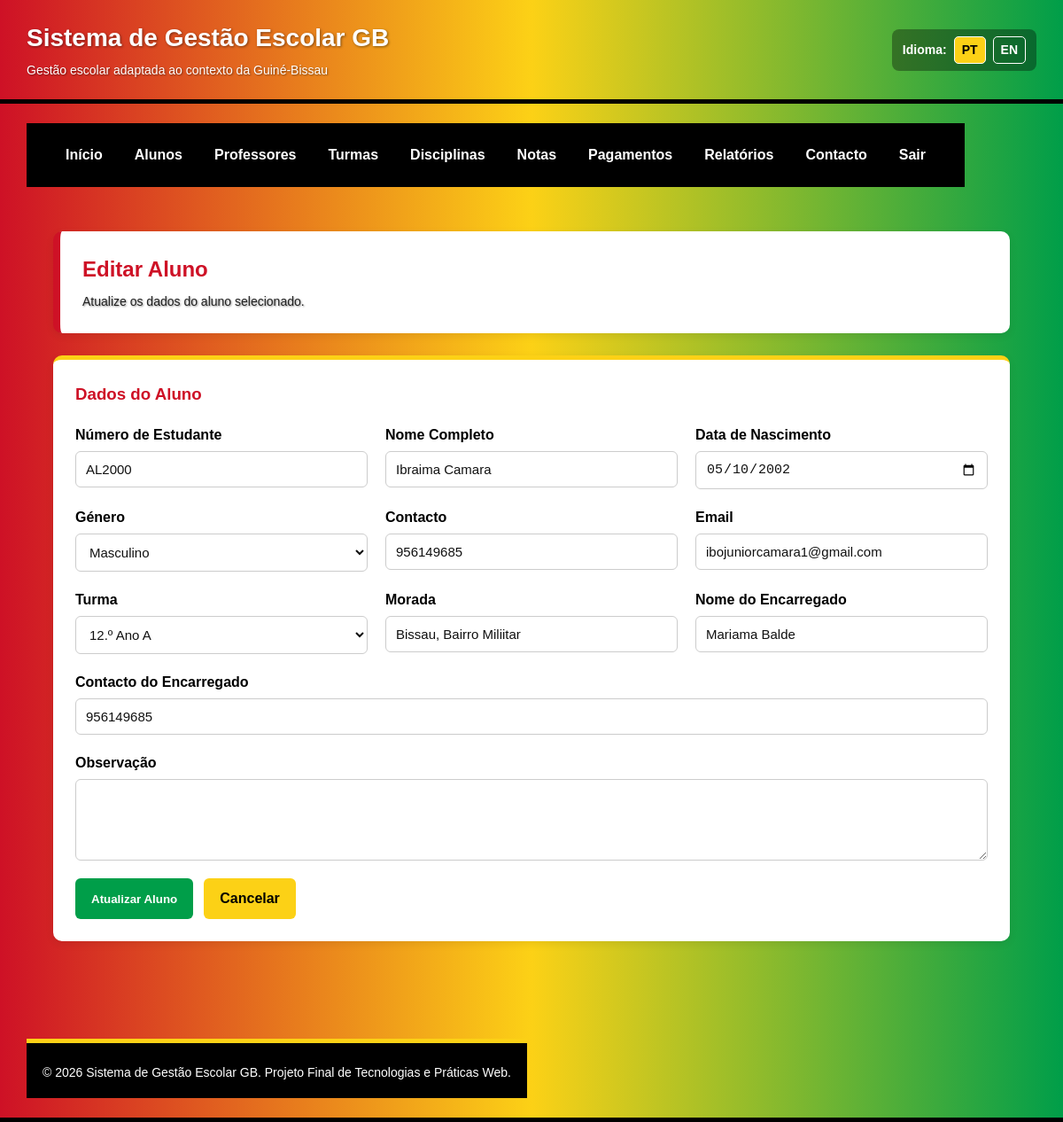
Screenshot of /editar_aluno.php?id=3 with the database file from the repository.
### tables this page shows
CREATE TABLE IF NOT EXISTS `alunos` (
  `id_aluno` int NOT NULL AUTO_INCREMENT,
  `numero_estudante` varchar(30) NOT NULL,
  `nome` varchar(120) NOT NULL,
  `data_nascimento` date NOT NULL,
  `genero` enum('masculino','feminino','outro') NOT NULL,
  `contacto` varchar(30) DEFAULT NULL,
  `email` varchar(120) DEFAULT NULL,
  `turma` varchar(50) NOT NULL,
  `morada` varchar(200) DEFAULT NULL,
  `encarregado_nome` varchar(120) DEFAULT NULL,
  `encarregado_contacto` varchar(30) DEFAULT NULL,
  `observacao` text,
  `criado_em` datetime DEFAULT CURRENT_TIMESTAMP,
  PRIMARY KEY (`id_aluno`),
  UNIQUE KEY `numero_estudante` (`numero_estudante`)
);

### editar_aluno.php (the view, shortened to what this page needs)
<?php
require_once 'config/conexao.php';
$id_aluno = intval($_GET["id"]);
$sql = "SELECT * FROM alunos WHERE id_aluno = ?";
$stmt = mysqli_prepare($conn, $sql);
mysqli_stmt_bind_param($stmt, "i", $id_aluno);
mysqli_stmt_execute($stmt);
$resultado = mysqli_stmt_get_result($stmt);
$aluno = mysqli_fetch_assoc($resultado);
?>
<?php include 'includes/header.php'; ?>
<?php include 'includes/menu.php'; ?>
<main class="conteudo">
    <section class="cabecalho-pagina">
        <h2>Editar Aluno</h2>
        <p>Atualize os dados do aluno selecionado.</p>
    </section>
    <section class="formulario-container">
        <h3>Dados do Aluno</h3>
        <form class="formulario" method="post" action="editar_aluno.php?id=<?php echo $id_aluno; ?>">
            <div class="campo">
                <label for="numero_estudante">Número de Estudante</label>
                <input type="text" id="numero_estudante" name="numero_estudante" required maxlength="30"
                       value="<?php echo htmlspecialchars($aluno['numero_estudante']); ?>">
            </div>
            <div class="campo">
                <label for="nome">Nome Completo</label>
                <input type="text" id="nome" name="nome" required maxlength="120"
                       value="<?php echo htmlspecialchars($aluno['nome']); ?>">
            </div>
            <div class="campo">
                <label for="data_nascimento">Data de Nascimento</label>
                <input type="date" id="data_nascimento" name="data_nascimento" required
                       value="<?php echo htmlspecialchars($aluno['data_nascimento']); ?>">
            </div>
            <div class="campo">
                <label for="genero">Género</label>
                <select id="genero" name="genero" required>
                    <option value="masculino" <?php if ($aluno['genero'] === 'masculino') echo 'selected'; ?>>Masculino</option>
                </select>
            </div>
            <div class="campo">
                <label for="contacto">Contacto</label>
                <input type="tel" id="contacto" name="contacto" maxlength="30"
                       value="<?php echo htmlspecialchars($aluno['contacto']); ?>">
            </div>
            <div class="campo">
                <label for="email">Email</label>
                <input type="email" id="email" name="email"
                       value="<?php echo htmlspecialchars($aluno['email']); ?>">
            </div>
            <div class="campo">
                <label for="turma">Turma</label>
                <select id="turma" name="turma" required>
                    <option value="12.º Ano A" <?php if ($aluno['turma'] === '12.º Ano A') echo 'selected'; ?>>12.º Ano A</option>
                </select>
            </div>
            <div class="campo">
                <label for="morada">Morada</label>
                <input type="text" id="morada" name="morada" maxlength="200"
                       value="<?php echo htmlspecialchars($aluno['morada']); ?>">
            </div>
            <div class="campo">
                <label for="encarregado_nome">Nome do Encarregado</label>
                <input type="text" id="encarregado_nome" name="encarregado_nome" maxlength="120"
                       value="<?php echo htmlspecialchars($aluno['encarregado_nome']); ?>">
            </div>
            <div class="campo">
                <label for="encarregado_contacto">Contacto do Encarregado</label>
                <input type="tel" id="encarregado_contacto" name="encarregado_contacto" maxlength="30"
                       value="<?php echo htmlspecialchars($aluno['encarregado_contacto']); ?>">
            </div>
            <div class="campo campo-largo">
                <label for="observacao">Observação</label>
                <textarea id="observacao" name="observacao" rows="4"><?php echo htmlspecialchars($aluno['observacao']); ?></textarea>
            </div>
            <div class="botoes-formulario">
                <button type="submit" class="botao">Atualizar Aluno</button>
                <a href="alunos.php" class="botao-secundario">Cancelar</a>
            </div>
        </form>
    </section>
</main>
<?php include 'includes/footer.php'; ?>

### css/style.css (style rules this page uses)
:root { --gb-vermelho: #CE1126; --gb-amarelo: #FCD116; --gb-verde: #009E49; --gb-preto: #000000; --gb-azul: #003366; --gb-branco: #ffffff; --gb-cinza-fundo: #f4f6f8; --gb-cinza-texto: #222222; --gb-cinza-borda: #dddddd; }
* { margin: 0; padding: 0; box-sizing: border-box; }
html, body { font-family: Arial, Helvetica, sans-serif; background-color: var(--gb-cinza-fundo); color: var(--gb-cinza-texto); line-height: 1.5; }
.topo p { font-size: 14px; margin-top: 5px; color: var(--gb-branco); text-shadow: 1px 1px 2px rgba(0,0,0,0.45); }
.conteudo { padding: 30px; }
.cabecalho-pagina { background-color: var(--gb-branco); padding: 25px; border-radius: 10px; margin-bottom: 25px; box-shadow: 0 3px 10px rgba(0,0,0,0.08); border-left: 8px solid var(--gb-vermelho); }
.cabecalho-pagina h2 { color: var(--gb-vermelho); margin-bottom: 8px; }
.cabecalho-pagina p { color: var(--gb-cinza-texto); }
.formulario-container, .tabela-container, .info-contacto { background-color: var(--gb-branco); padding: 25px; border-radius: 10px; margin-bottom: 30px; box-shadow: 0 3px 10px rgba(0,0,0,0.08); }
.formulario-container { border-top: 5px solid var(--gb-amarelo); }
.formulario-container h3, .tabela-container h3, .info-contacto h3 { color: var(--gb-vermelho); margin-bottom: 20px; }
.formulario { display: flex; flex-wrap: wrap; gap: 20px; }
.campo { flex: 1 1 250px; display: flex; flex-direction: column; }
.campo-largo { flex: 1 1 100%; }
.campo label { font-weight: bold; margin-bottom: 6px; color: var(--gb-preto); }
.campo input, .campo select, .campo textarea { padding: 11px; border: 1px solid #cccccc; border-radius: 6px; font-size: 15px; background-color: var(--gb-branco); color: #111111; }
.botoes-formulario { flex: 1 1 100%; display: flex; gap: 12px; flex-wrap: wrap; }
.botao, .botao-secundario, .acao { display: inline-block; padding: 11px 18px; border-radius: 6px; border: none; cursor: pointer; font-weight: bold; text-decoration: none; transition: 0.3s; }
.botao { background-color: var(--gb-verde); color: var(--gb-branco); }
.botao-secundario { background-color: var(--gb-amarelo); color: var(--gb-preto); }

### rows the page displays
alunos: numero_estudante "AL2000", nome "Ibraima Camara", data_nascimento "05/10/2002", genero "Masculino", contacto "956149685", email "ibojuniorcamara1@gmail.com", turma "12.º Ano A", morada "Bissau, Bairro Miliitar", encarregado_nome "Mariama Balde", encarregado_contacto "956149685"

### other values shown
t("nome_sistema") "Sistema de Gestão Escolar GB"
t("subtitulo_sistema") "Gestão escolar adaptada ao contexto da Guiné-Bissau"
t("idioma") "Idioma"
t("menu_inicio") "Início"
t("menu_alunos") "Alunos"
t("menu_professores") "Professores"
t("menu_turmas") "Turmas"
t("menu_disciplinas") "Disciplinas"
t("menu_notas") "Notas"
t("menu_pagamentos") "Pagamentos"
t("menu_relatorios") "Relatórios"
t("menu_contacto") "Contacto"
